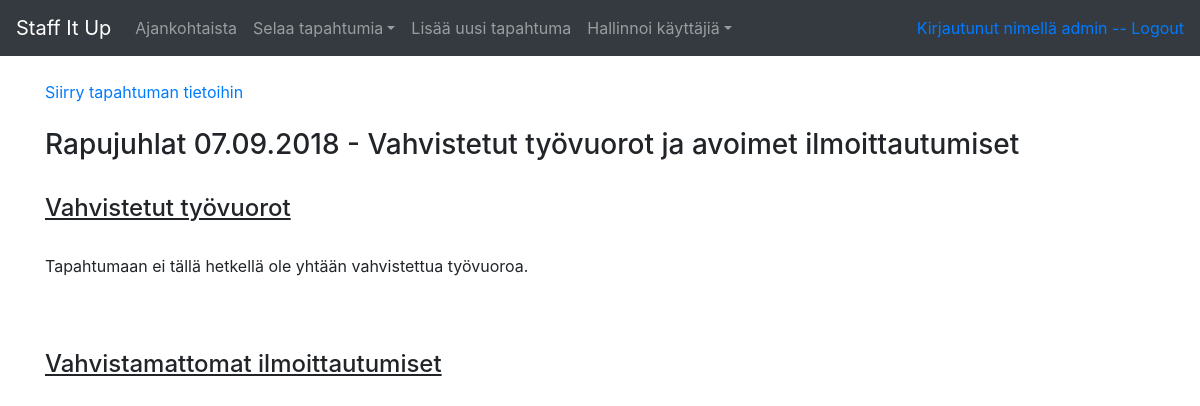
The app's page /admin/registrations/3 (signed in), older data.
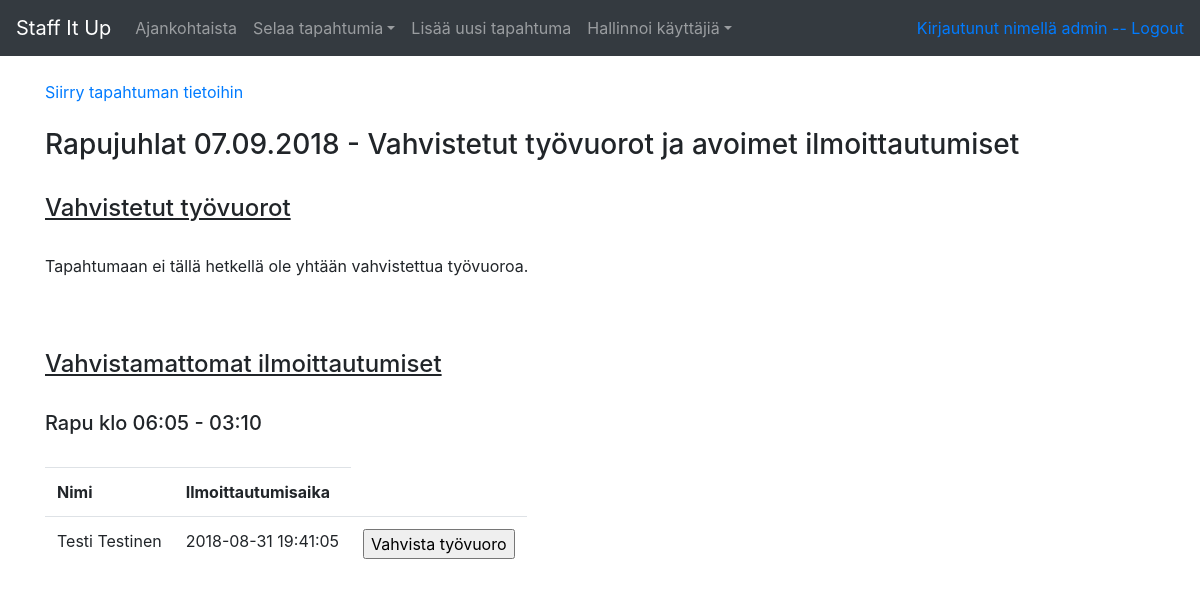
The same page, newer data.
### application/auth/models.py (models this page shows, shortened)
class User(db.Model):
    __tablename__ = "account"
    id = db.Column(db.Integer, primary_key=True)
    date_created = db.Column(db.DateTime, default=db.func.current_timestamp())
    date_modified = db.Column(db.DateTime, default=db.func.current_timestamp(),
                              onupdate=db.func.current_timestamp())
    name = db.Column(db.String(144), nullable=False)
    username = db.Column(db.String(20), nullable=False)
    password = db.Column(db.String(30), nullable=False)
    email = db.Column(db.String(144))
    phone = db.Column(db.String(20))
    roles = db.relationship("Role", secondary="account_role")
    registrations = db.relationship("AssignmentRegistration", backref='account', lazy=True)
    def role_ok(self, role):
        for user_role in self.roles:
                    if user_role.name == role:
                        return True

### application/events/models.py (models this page shows, shortened)
class Event(db.Model):
    id = db.Column(db.Integer, primary_key=True)
    type = db.Column(db.String(144), nullable=False)
    date = db.Column(db.Date, nullable=False)
    pax = db.Column(db.Integer)
    info = db.Column(db.String(500))
    staffed = db.Column(db.Boolean, nullable=False)
    assignments = db.relationship("Assignment", backref='event', lazy=True)
    @staticmethod
    def find_confirmed_registrations(event_id):
        stmt = text("SELECT account.id, account.name, account.email, account.phone, assignment.id, assignment.role, assignment.starttime, assignment.endtime, event.id "
                    "FROM account, assignment, account_assignment, event "
                    "WHERE event.id = :id "
                    "AND assignment.event_id = event.id "
                    "AND assignment.id = account_assignment.assignment_id "
                    "AND account.id = account_assignment.account_id "
                    "AND account_assignment.confirmed = '1' "
                    "ORDER BY assignment.role")
        res = db.engine.connect().execute(stmt, id=event_id)
        response = []
        for row in res:
            response.append({"account_id":row[0], "name":row[1], "email":row[2],
                    "phone":row[3], "assignment_id":row[4], "assignment_role":row[5],
                    "assignment_start":str(row[6]), "assignment_end":str(row[7]), "event_id":row[8]})
        return response

### application/assignments/models.py (models this page shows, shortened)
class Assignment(db.Model):
    id = db.Column(db.Integer, primary_key=True)
    starttime = db.Column(db.Time, nullable=False)
    endtime = db.Column(db.Time, nullable=False)
    role = db.Column(db.String(144), nullable=False)
    event_id = db.Column(db.Integer, db.ForeignKey('event.id'),
       nullable=False)
    users = db.relationship("User", secondary="account_assignment")
    registrations = db.relationship("AssignmentRegistration", backref='assignment', lazy=True)
    @staticmethod
    def find_unconfirmed_registrations(assignment_id):
        stmt = text("SELECT account.id, account.name, assignment.id, account_assignment.regtime "
                    "FROM account, assignment, account_assignment "
                    "WHERE assignment.id = :id "
                    "AND assignment.id = account_assignment.assignment_id "
                    "AND account.id = account_assignment.account_id "
                    "AND account_assignment.confirmed = '0' "
                    "ORDER BY account_assignment.regtime")
        res = db.engine.execute(stmt, id=assignment_id)
        response = []
        for row in res:
            response.append({"account_id":row[0], "name":row[1], "assignment_id":row[2], "regtime":row[3]})
        return response

class AssignmentRegistration(db.Model):
    __tablename__ = "account_assignment"
    account_id = db.Column(db.Integer, db.ForeignKey('account.id'), primary_key=True)
    assignment_id = db.Column(db.Integer, db.ForeignKey('assignment.id'), primary_key=True)
    regtime = db.Column(db.DateTime, default=db.func.current_timestamp())
    confirmed = db.Column(db.Boolean, nullable=False)

### application/assignments/views.py (the view)
@app.route("/admin/registrations/<event_id>")
@login_required(role="admin")
def registrations_list(event_id):
    e = Event.query.get(event_id)
    assignments = e.assignments
    return render_template("admin/assignments/list.html", assignments=assignments, event=e)

### application/__init__.py (called while the page is built)
@login_manager.user_loader
def load_user(user_id):
    return User.query.get(user_id)

### application/templates/admin/assignments/list.html (shortened to what this page needs)
{% extends "layout.html" %}
{% block body %}
<a href="{{url_for('event_details', event_id=event.id)}}">Siirry tapahtuman tietoihin</a><br><br>
<h3>{{event.type}} {{event.date.strftime("%d.%m.%Y")}} - Vahvistetut työvuorot ja avoimet ilmoittautumiset</h3>
<br>
<h4><u>Vahvistetut työvuorot</u></h4><br>
{% if event.find_confirmed_registrations(event.id) %}
<table class="table" style="width:auto;">
  <tr>
    <th>Nimi</th>
    <th>Tehtävä</th>
    <th>Aika</th>
    <th>Puhelin</th>
    <th>Sähköposti</th>
  </tr>
{% for reg in event.find_confirmed_registrations(event.id) %}
  <tr>
    <td>{{ reg.name }}</td>
    <td>{{ reg.assignment_role}}
    <td>{{ reg.assignment_start[:5] }} - {{ reg.assignment_end[:5] }}</td>
    <td>{{ reg.phone }}</td>
    <td>{{ reg.email }}</td>
    <td>
      <form method="POST" action="{{ url_for('reg_confirm_or_cancel', account_id=reg.account_id, assignment_id=reg.assignment_id, event_id=event.id) }}">
        <input type="submit" value="Peru vuoro"/>
      </form>
    </td>
  </tr>
{% endfor %}
{% else %}
Tapahtumaan ei tällä hetkellä ole yhtään vahvistettua työvuoroa.<br><br>
{% endif %}
<br><br>
<h4><u>Vahvistamattomat ilmoittautumiset</u></h4><br>
{% for assignment in assignments%}
<h5>{{assignment.role}} klo {{ assignment.starttime.strftime("%H:%M") }} - {{ assignment.endtime.strftime("%H:%M") }}</h5><br>
{% if assignment.find_unconfirmed_registrations(assignment.id) %}
<table class="table" style="width:auto;">
  <tr>
    <th>Nimi</th>
    <th>Ilmoittautumisaika</th>
  </tr>
{% for reg in assignment.find_unconfirmed_registrations(assignment.id) %}
  <tr>
    <td>{{ reg.name }}</td>
    <td>{{ reg.regtime }}</td>
    <td>
      <form method="POST" action="{{ url_for('reg_confirm_or_cancel', account_id=reg.account_id, assignment_id=reg.assignment_id, event_id=event.id) }}">
        <input type="submit" value="Vahvista työvuoro"/>
      </form>
    </td>
  </tr>
{% endfor %}
</table><br><br>
{% else %}
Työtehtävään ei ole tällä hetkellä yhtään vahvistamatonta ilmoittautumista.<br><br><br>
{% endif %}
{% endfor %}
{% endblock %}

### application/templates/layout.html (shortened to what this page needs)
<!DOCTYPE html>
  <html>
    <head>
      <link rel="stylesheet" href="https://maxcdn.bootstrapcdn.com/bootstrap/4.0.0/css/bootstrap.min.css">
    </head>
    <body>
      <nav class="navbar navbar-expand-md navbar-dark bg-dark mb-4">
        <a class="navbar-brand" href="{{ url_for('index') }} ">Staff It Up</a>
	        <div class="collapse navbar-collapse" id="navbarCollapse">
            <ul class="navbar-nav mr-auto">
              {% if current_user.is_authenticated and current_user.role_ok("admin")  %}
              <li class="nav-item">
                <a class="nav-link" href="{{ url_for('index') }} ">Ajankohtaista</a>
              </li>
              <li class="nav-item dropdown">
                <a class="nav-link dropdown-toggle" href="#" id="navbarDropdown" role="button" data-toggle="dropdown" aria-haspopup="true" aria-expanded="false">
                  Selaa tapahtumia</a>
              </li
              <li class="nav-item">
                <a class="nav-link" href="{{ url_for('events_form') }} ">Lisää uusi tapahtuma</a>
              <li class="nav-item dropdown">
                <a class="nav-link dropdown-toggle" href="#" id="navbarDropdown" role="button" data-toggle="dropdown" aria-haspopup="true" aria-expanded="false">
                  Hallinnoi käyttäjiä</a>
              </li
              {% endif %}
            </ul>
          </div>
          <div class="form-inline mt-2 mt-md-0">
            {% if current_user.is_authenticated %}
            <a href="{{ url_for('auth_logout') }}">Kirjautunut nimellä {{ current_user.name }} -- Logout</a>
            {% endif %}
          </div>
        </nav>
        <main role="main" class="container">
	      {% block body %}{% endblock %}
      </main>
    </body>
  </html>

Row changes from the older to the newer data that the page shows:
added Assignment: role "Rapu", starttime "06:05", endtime "03:10"
added AssignmentRegistration: name "Testi Testinen", regtime "2018-08-31 19:41:05"
